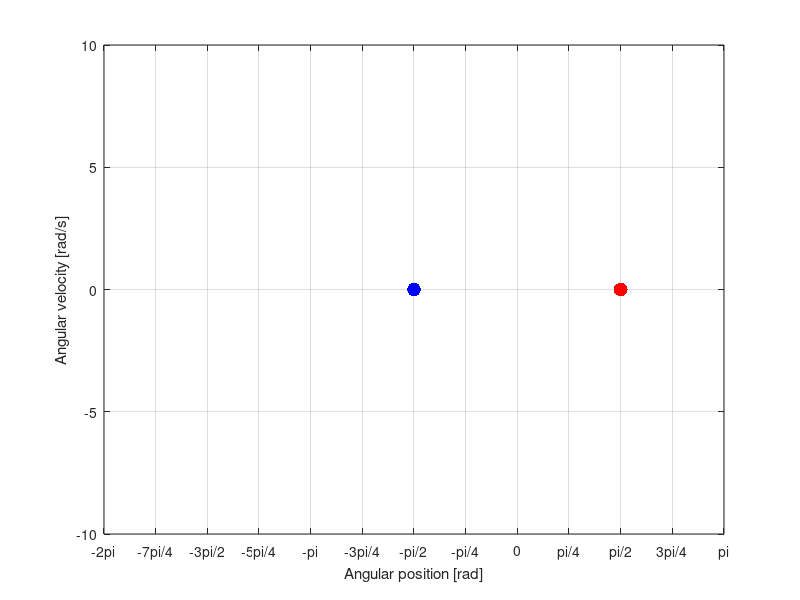

The MATLAB script that drew this image: (Note: this script raises an error after producing the figure.)
function control = LQR_RRT_pend
% Computes the sequence of control actions needed for the swing up of
% a simple pendulum using a Rapidly Exploring Random Tree.
% The tree will grow from the initial state and span the phase space area,
% looking for the goal point/state (indicated by the red marker).
% If the goal state was located, a red line traces back the sequence of states used
% to reach the goal state.
	
	x0 = [-pi/2; 0];	% initial state; angle position measured from x-axis
	xG = [pi/2; 0];		% goal state

	xlimits = [-2*pi,pi; -10,10];	% state limits
		
	N = 1000;	% maximum number of iterations

	% pre-allocating memory
	V = repmat(x0,1,N);		% stores a graph of states in RRT
	P = ones(1,N);			% stores index of parent states
	Ui = ones(1,N);			% stores index of control actions in U
	u_path = ones(1,1000);  % stores sequence of control actions (solution to problem)
	xbi = 1;                % index used for traceback
	cost = [0];             % stores cost each node from root of tree (cummulative LQR cost of path through tree)
	paths = {[0,0]};
	path_handles = [0];
	
	setup_plot(x0,xG,xlimits);
	
	% keep growing RRT util goal found or run out of iterations
	for n = 2:N
	
		% get random state
    	x_rand = rand(2,1).*(xlimits(:,2)-xlimits(:,1)) + xlimits(:,1);
%    	x_rand_handle = text(x_rand(1),x_rand(2),'  x_{rand}');
		
		% select RRT vertex closest to the state point, based on LQR distance metric
		i = LQR_nearest(V,x_rand,n);
		x_nearest = V(:,i);
%    	x_nearest_handle = text(x_nearest(1),x_nearest(2),'  x_{nearest}');
		
%		pause;
		
		% temporarily create branch from nearest tree vertex to the new random state
		[t, delta, new_cost] = LQR_steer_connect(x_nearest, x_rand);
        x_new = delta(end-1,:)';        % instead of the random state, use end of path steered towards random state; i.e. use x_new
        
        % get list of tree vertices near new state x_new
        X_near_indices = LQR_near(V,x_new,n);
        
        % choose a parent for x_new such that adding x_new to the tree is most efficient in terms of cost
        [x_min_index, delta_min] = choose_parent(V,X_near_indices,x_new,cost);
        if(length(delta_min) == 0)
            delta_min = delta;
            x_min_index = i;
        end
        x_new = delta_min(end-1,:)';
%        x_parent = V(:,x_min_index);
%    	x_parent_handle = text(x_parent(1),x_parent(2),'  x_{parent}');
        
%		pause;
        
		% plot new RRT branch
        new_path_handle = plot(delta_min(1:end-1,1),delta_min(1:end-1,2));
		
		% link new state to the nearest vertex in the tree
%        text(x_new(1),x_new(2),['',num2str(n)]);
		V(:,n) = x_new;
		P(n) = x_min_index;
		cost = [cost; cost(x_min_index)+new_cost];
		paths = {paths,delta_min(1:end-1,:)};
    	path_handles = [path_handles; new_path_handle];
%		Ui(n) = ui;
        
        % rewire tree such that vertices near x_new use x_new as parent is it is more cost-effective
        [P,path_handles] = rewire(V, P, X_near_indices, x_new, cost, n, path_handles);
        
		% for higher values of n, only update plot every 100 iteration (speeds up animation)
		%{
		if(mod(n,1)==1)
			drawnow;
		end
		%}
		
		drawnow;
%{
		pause;
		delete(x_rand_handle);
		delete(x_nearest_handle);
		delete(x_parent_handle);    
%}		
		
%		pause;

		% if the goal was reached, stop growing tree
		%{
		if((x_new(1) <= xG(1)+0.1) && (x_new(1) >= xG(1)-0.1))
		    if((x_new(2) <= xG(2)+0.5) && (x_new(2) >= xG(2)-0.5))			
			    break;
			end
		end
		%}
		
	end
	
	if(n == N)
		title('Simulation complete (goal not found; ran out of iterations)');
	else		% retrace steps from goal state to initial state
	    title('Simulation complete (goal found)');
	    n
        xbi = n;
        index = 1;

        % retrace control actions and solution trajectory
		% path displayed using red line
        while(xbi ~= 1)
	        xx = [V(1,xbi),V(1,P(xbi))];
	        if abs(xx(2)-xx(1))<pi
		        line([V(1,xbi),V(1,P(xbi))],[V(2,xbi),V(2,P(xbi))],'Color','r','LineWidth',2);
	        end
	
%            u_path(index) = U( Ui(xbi) );
%            index = index+1;
	        xbi = P(xbi);
        end
        
%{        
        index2 = 1;
       	u_path_final = ones(1,index-1);
        while(index > 1)
            u_path_final(index2) = u_path(index-1);
            index = index-1;
            index2 = index2+1;
        end
        
        control = [[0:dt:dt*length(u_path_final)-dt]',u_path_final'];
%}
        drawnow;

	end
	
end

function [] = setup_plot(x0,xG,xlimits)
    % setup plot
	figure(1);
	hold off;
	plot(x0(1),x0(2),'b.','MarkerSize',30);	% initial state in blue
	hold on;
	plot(xG(1),xG(2),'r.','MarkerSize',30);	% goal state in red
	grid on;

	axis([xlimits(1,:),xlimits(2,:)]);
	xlabel('Angular position [rad]');
	ylabel('Angular velocity [rad/s]');
	
	set(gca,'XTick',-2*pi:pi/4:pi,'XTickLabel',{'-2pi','-7pi/4','-3pi/2','-5pi/4','-pi','-3pi/4','-pi/2','-pi/4','0','pi/4','pi/2','3pi/4','pi'});
end

